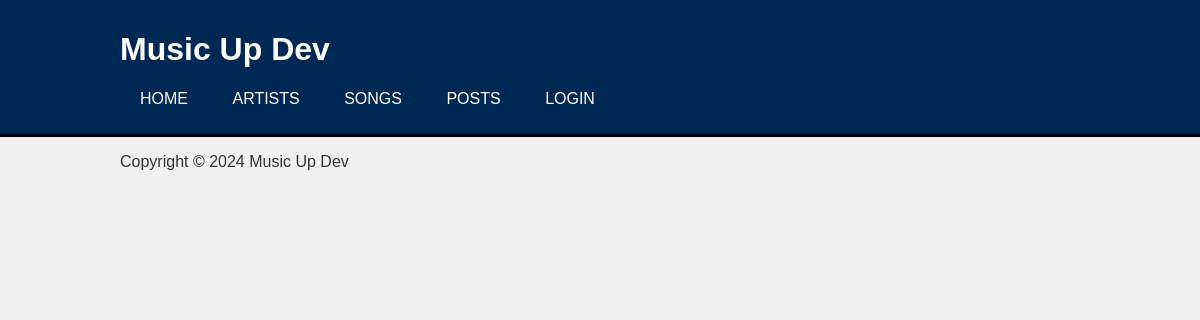
The app's page /, older data.
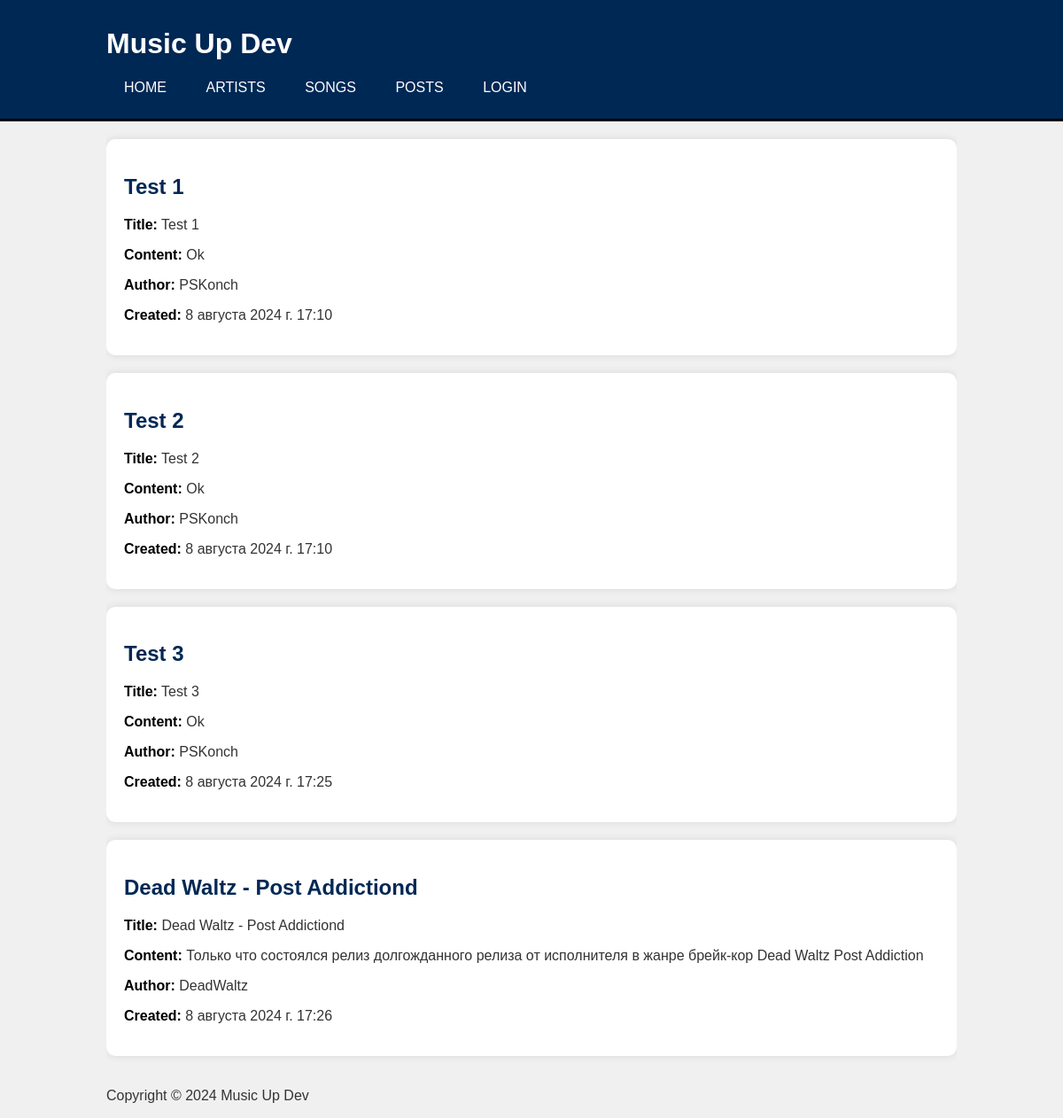
The same page, newer data.
### Music_Up_Dev/models.py (models this page shows)
class Post_News(models.Model):
    title = models.CharField(max_length=200, blank=True)
    content = models.TextField(blank=True)
    created_at = models.DateTimeField(auto_now_add=timezone.now)
    author = models.ForeignKey(CustomUser, verbose_name=("auth_name"), on_delete=models.CASCADE)

### user/models.py (models this page shows)
class CustomUser(AbstractUser):
    is_artist = models.BooleanField(default=True)
    is_editor = models.BooleanField(default=False)
    description = models.TextField(blank=True)
    image = models.ImageField(upload_to='', blank=True)
    def __str__(self) -> str:
        return self.username

### Music_Up_Dev/views.py (the view)
# urls.py: path("", views.index, name="index"),
def index(request): #То же самое, что News
    queryset = Post_News.objects.all()
    return render(request, "Music_Up_Dev/index.html", {'content': queryset })

### Music_Up_Dev/templates/Music_Up_Dev/index.html (shortened to what this page needs)
{% extends 'Music_Up_Dev/base.html' %}
{% block content %}
    {% for i in content %}
        <div class="news_card">
            <h2>{{ i.title }}</h2>
            <p><strong>Title:</strong> {{ i.title }}</p>
            <p><strong>Content:</strong> {{ i.content }}</p>
            <p><strong>Author:</strong> {{ i.author }}</p>
            <p><strong>Created:</strong> {{ i.created_at }}</p>
        </div>
    {% endfor %}
{% endblock %}

Row changes from the older to the newer data that the page shows:
added Post_News: title "Test 1", content "Ok", author "PSKonch", created_at "8 августа 2024 г. 17:10"
added Post_News: title "Test 2", content "Ok", author "PSKonch", created_at "8 августа 2024 г. 17:10"
added Post_News: title "Test 3", content "Ok", author "PSKonch", created_at "8 августа 2024 г. 17:25"
added Post_News: title "Dead Waltz - Post Addictiond", content "Только что состоялся релиз долгожданного релиза от исполнителя в жанре брейк-кор Dead Waltz Post Addiction", author "DeadWaltz", created_at "8 августа 2024 г. 17:26"
